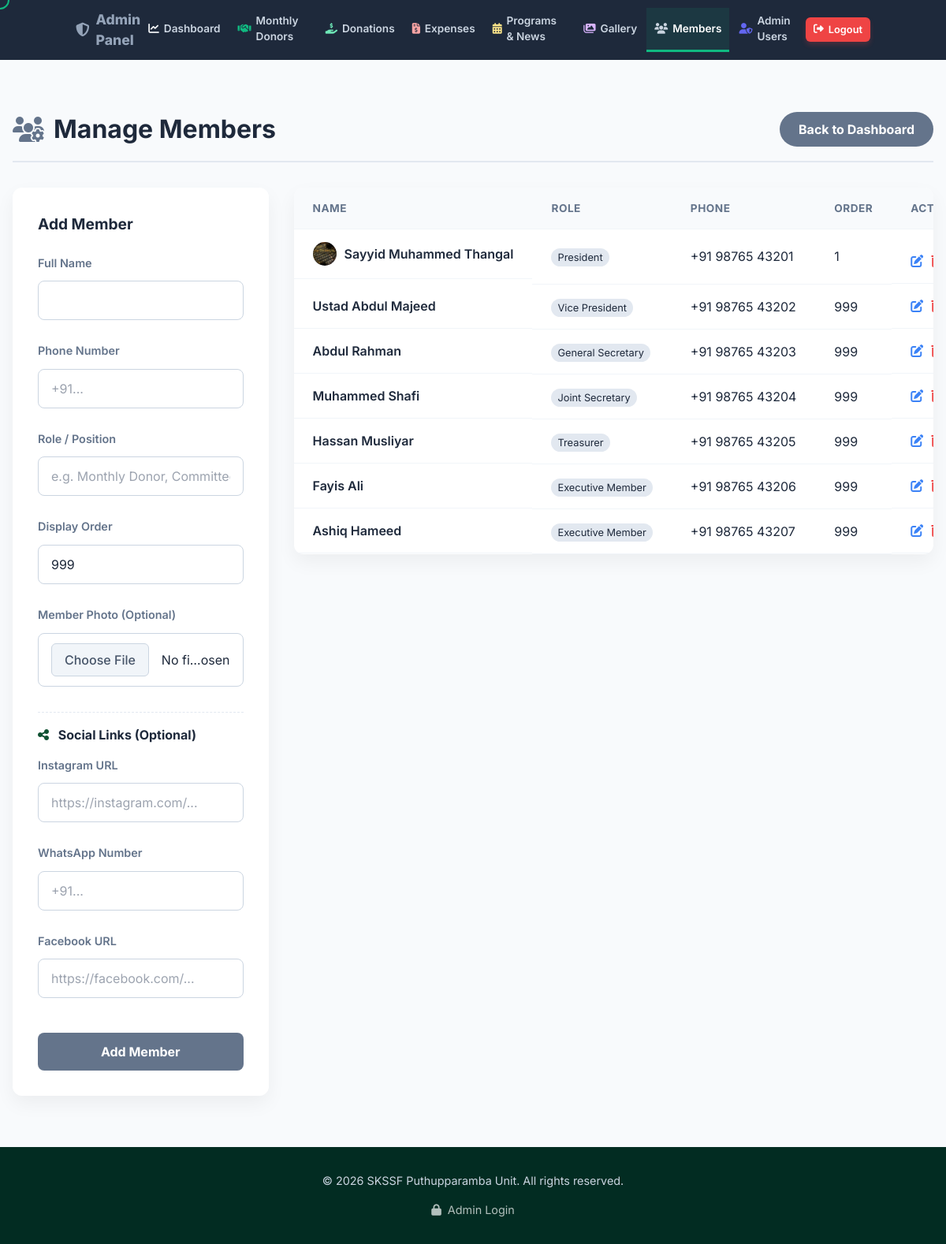
/manage/members/ (signed in), run on the app's committed database.
### portal/models.py (models this page shows, shortened)
class Member(models.Model):
    name = models.CharField(max_length=255)
    role = models.CharField(max_length=100)
    phone = models.CharField(max_length=20)
    photo = models.ImageField(upload_to='committee/', null=True, blank=True)
    order = models.PositiveIntegerField(default=999, help_text="Order in which they appear on the committee page")
    instagram = models.URLField(max_length=255, null=True, blank=True, help_text="Instagram Profile URL")
    whatsapp = models.CharField(max_length=20, null=True, blank=True, help_text="WhatsApp Number with country code")
    facebook = models.URLField(max_length=255, null=True, blank=True, help_text="Facebook Profile URL")
    class Meta:
        ordering = ['order']

### portal/views.py (the view)
# urls.py: path('manage/members/', views.manage_members, name='manage_members'),
@staff_member_required(login_url='/login/')
def manage_members(request):
    if request.method == 'POST':
        form = MemberForm(request.POST, request.FILES)
        if form.is_valid():
            form.save()
            messages.success(request, 'Member added successfully!')
            return redirect('manage_members')
    else:
        form = MemberForm()
    members = Member.objects.all()
    return render(request, 'manage_members.html', {'form': form, 'members': members})

### portal/forms.py
class MemberForm(forms.ModelForm):
    class Meta:
        model = Member
        fields = ['name', 'phone', 'role', 'order', 'photo', 'instagram', 'whatsapp', 'facebook']
        widgets = {
            'name': forms.TextInput(attrs={'class': 'form-control'}),
            'phone': forms.TextInput(attrs={'class': 'form-control', 'placeholder': '+91...'}),
            'role': forms.TextInput(attrs={'class': 'form-control', 'placeholder': 'e.g. Monthly Donor, Committee Member'}),
            'order': forms.NumberInput(attrs={'class': 'form-control'}),
            'photo': forms.FileInput(attrs={'class': 'form-control'}),
            'instagram': forms.URLInput(attrs={'class': 'form-control', 'placeholder': 'https://instagram.com/...'}),
            'whatsapp': forms.TextInput(attrs={'class': 'form-control', 'placeholder': '+91...'}),
            'facebook': forms.URLInput(attrs={'class': 'form-control', 'placeholder': 'https://facebook.com/...'}),
        }

### templates/manage_members.html (shortened to what this page needs)
{% extends 'base.html' %}
{% block content %}
<div class="py-16 bg-slate-50 min-h-[80vh]">
    <div class="container mx-auto px-4 max-w-[1200px]">
        <div class="flex flex-col md:flex-row md:justify-between md:items-center mb-8 pb-4 border-b-2 border-slate-200 gap-4">
            <h1 class="text-[1.5rem] md:text-[2rem] text-textmain flex items-center gap-3 m-0 font-bold"><i class="fas fa-users-cog text-slate-500"></i> Manage Members</h1>
            <a href="{% url 'dashboard' %}" class="inline-block bg-slate-500 text-white px-6 py-2.5 rounded-full font-bold no-underline transition-colors hover:bg-slate-600 text-center">Back to Dashboard</a>
        </div>
        <div class="grid grid-cols-1 md:grid-cols-[1fr_2.5fr] gap-8 items-start">
            <div class="bg-white p-6 md:p-8 rounded-xl shadow-[0_10px_25px_rgba(0,0,0,0.05)] md:sticky md:top-8">
                <h2 class="text-[1.2rem] text-textmain mb-6 font-bold">Add Member</h2>
                <form method="POST" enctype="multipart/form-data">
                    <div class="mb-5">
                        <label class="block mb-2 font-semibold text-textmuted text-[0.9rem]">Full Name</label>
                        {{ form.name }}
                    </div>
                    <div class="mb-5">
                        <label class="block mb-2 font-semibold text-textmuted text-[0.9rem]">Phone Number</label>
                        {{ form.phone }}
                    </div>
                    <div class="mb-5">
                        <label class="block mb-2 font-semibold text-textmuted text-[0.9rem]">Role / Position</label>
                        {{ form.role }}
                    </div>
                    <div class="flex gap-2.5 mb-5">
                        <div class="flex-1">
                            <label class="block mb-2 font-semibold text-textmuted text-[0.9rem]">Display Order</label>
                            {{ form.order }}
                        </div>
                    </div>
                    <div class="mb-5">
                        <label class="block mb-2 font-semibold text-textmuted text-[0.9rem]">Member Photo (Optional)</label>
                        {{ form.photo }}
                    </div>
                    <div class="mt-6 pt-4 border-t border-dashed border-slate-200">
                        <label class="block mb-4 font-bold text-textmain"><i class="fas fa-share-alt mr-2 text-primary"></i> Social Links (Optional)</label>
                        <div class="mb-5">
                            <label class="block mb-2 font-semibold text-textmuted text-[0.9rem]">Instagram URL</label>
                            {{ form.instagram }}
                        </div>
                        <div class="mb-5">
                            <label class="block mb-2 font-semibold text-textmuted text-[0.9rem]">WhatsApp Number</label>
                            {{ form.whatsapp }}
                        </div>
                        <div class="mb-5">
                            <label class="block mb-2 font-semibold text-textmuted text-[0.9rem]">Facebook URL</label>
                            {{ form.facebook }}
                        </div>
                    </div>
                    <button type="submit" class="w-full p-3 bg-slate-500 text-white border-none rounded-lg font-bold cursor-pointer mt-4 transition-colors hover:bg-slate-600">Add Member</button>
                </form>
            </div>
            <div class="bg-white rounded-xl shadow-[0_10px_25px_rgba(0,0,0,0.05)] overflow-hidden">
                <div class="block w-full overflow-x-auto whitespace-nowrap">
                    <table class="w-full border-collapse">
                        <thead>
                            <tr>
                                <th class="p-4 md:px-6 md:py-4 text-left bg-slate-50 font-bold text-textmuted uppercase text-[0.85rem] tracking-[0.5px] border-b border-slate-100">Name</th>
                                <th class="p-4 md:px-6 md:py-4 text-left bg-slate-50 font-bold text-textmuted uppercase text-[0.85rem] tracking-[0.5px] border-b border-slate-100">Role</th>
                                <th class="p-4 md:px-6 md:py-4 text-left bg-slate-50 font-bold text-textmuted uppercase text-[0.85rem] tracking-[0.5px] border-b border-slate-100">Phone</th>
                                <th class="p-4 md:px-6 md:py-4 text-left bg-slate-50 font-bold text-textmuted uppercase text-[0.85rem] tracking-[0.5px] border-b border-slate-100">Order</th>
                                <th class="p-4 md:px-6 md:py-4 text-left bg-slate-50 font-bold text-textmuted uppercase text-[0.85rem] tracking-[0.5px] border-b border-slate-100">Actions</th>
                            </tr>
                        </thead>
                        <tbody>
                            {% for mem in members %}
                            <tr class="hover:bg-slate-50 transition-colors">
                                <td class="p-4 md:px-6 md:py-4 text-left border-b border-slate-100 font-semibold text-textmain flex items-center">
                                    {% if mem.photo %}
                                    <div class="w-[30px] h-[30px] rounded-full overflow-hidden mr-2.5 bg-slate-200 shrink-0 inline-block">
                                        <img src="{{ mem.photo.url }}" class="w-full h-full object-cover" loading="lazy">
                                    </div>
                                    {% endif %}
                                    {{ mem.name }}
                                </td>
                                <td class="p-4 md:px-6 md:py-4 text-left border-b border-slate-100"><span class="bg-slate-200 text-slate-800 px-2 py-1 rounded-full text-[0.8rem]">{{ mem.role }}</span></td>
                                <td class="p-4 md:px-6 md:py-4 text-left border-b border-slate-100">{{ mem.phone }}</td>
                                <td class="p-4 md:px-6 md:py-4 text-left border-b border-slate-100">{{ mem.order }}</td>
                                <td class="p-4 md:px-6 md:py-4 text-left border-b border-slate-100 flex gap-2.5">
                                    <a href="{% url 'edit_member' mem.pk %}" class="text-blue-500 transition-colors hover:text-blue-700" title="Edit"><i class="fas fa-edit"></i></a>
                                    <a href="{% url 'delete_member' mem.pk %}" class="text-red-500 transition-colors hover:text-red-700" title="Delete"><i class="fas fa-trash-alt"></i></a>
                                </td>
                            </tr>
                            {% empty %}
                            <tr>
                                <td colspan="5" class="text-center text-textmuted p-8 border-b border-slate-100">No members added yet.</td>
                            </tr>
                            {% endfor %}
                        </tbody>
                    </table>
                </div>
            </div>
        </div>
    </div>
</div>
{% endblock %}

### templates/base.html (style rules this page uses)
* { box-sizing: border-box; margin: 0; padding: 0; }
body { -webkit-font-smoothing: antialiased; }
input:not([type="checkbox"]):not([type="radio"]), select, textarea { width: 100%; padding: 0.75rem 1rem; font-size: 1rem; line-height: 1.5; color: #1e293b; background-color: #fff; border: 1px solid #cbd5e1; border-radius: 0.5rem; transition: border-color 0.2s ease-in-out, box-shadow 0.2s ease-in-out; outline: none; margin-top: 0.25rem; margin-bottom: 0.5rem; }
@media (min-width: 768px) { body, a, button, input, textarea, select { cursor: none !important; } }

### data on the page
Member: photo (picture), name "Sayyid Muhammed Thangal", role "President", phone "+91 98765 43201", order "1"
Member: name "Ustad Abdul Majeed", role "Vice President", phone "+91 98765 43202", order "999"
Member: name "Abdul Rahman", role "General Secretary", phone "+91 98765 43203", order "999"
Member: name "Muhammed Shafi", role "Joint Secretary", phone "+91 98765 43204", order "999"
Member: name "Hassan Musliyar", role "Treasurer", phone "+91 98765 43205", order "999"
Member: name "Fayis Ali", role "Executive Member", phone "+91 98765 43206", order "999"
Member: name "Ashiq Hameed", role "Executive Member", phone "+91 98765 43207", order "999"
